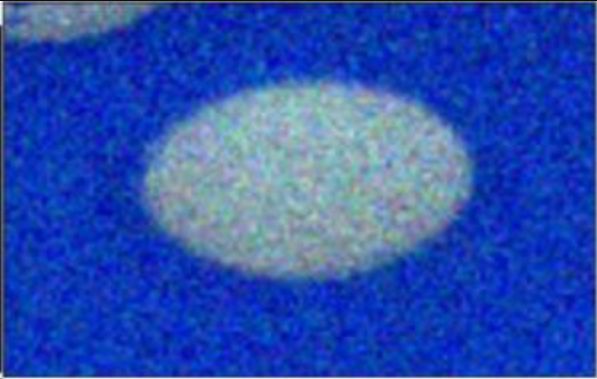
#> input picture data/die.png, 597 x 379 px, found by its file name
$ jupyter execute 'Image Denoising.ipynb'
#> lines starting #> are read from the running program, lines starting #| are printed output that depends on the picture
[cell 1]
import numpy as np
import cv2 as cv
import matplotlib.pyplot as plt
from skimage.metrics import structural_similarity as ssim
import urllib

[cell 2]
req = urllib.request.urlopen('https://raw.githubusercontent.com/jackliusr/data-science/main/data/die.png')
arr = np.asarray(bytearray(req.read()), dtype=np.uint8)
img  = cv.imdecode(arr, cv.IMREAD_COLOR ) # 'Load it as grayscale'
#> img is the input picture: shape (379, 597, 3); mean B, G, R 176, 79.3, 42.4
# gray = cv.cvtColor(img,cv.COLOR_BGR2GRAY)

[cell 3]
dst = cv.fastNlMeansDenoisingColored(img,None,10,10,7,21)
plt.figure(figsize=(15,15))
plt.subplot(121),plt.imshow(cv.cvtColor(img,cv.COLOR_BGR2RGB))
plt.subplot(122),plt.imshow(cv.cvtColor(dst,cv.COLOR_BGR2RGB))
plt.show()
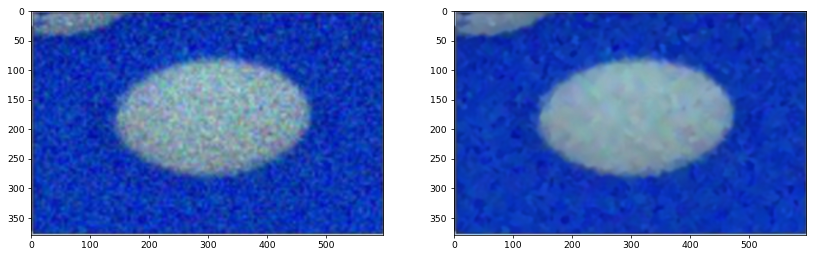
#> figure drawn by matplotlib, 2 panels
